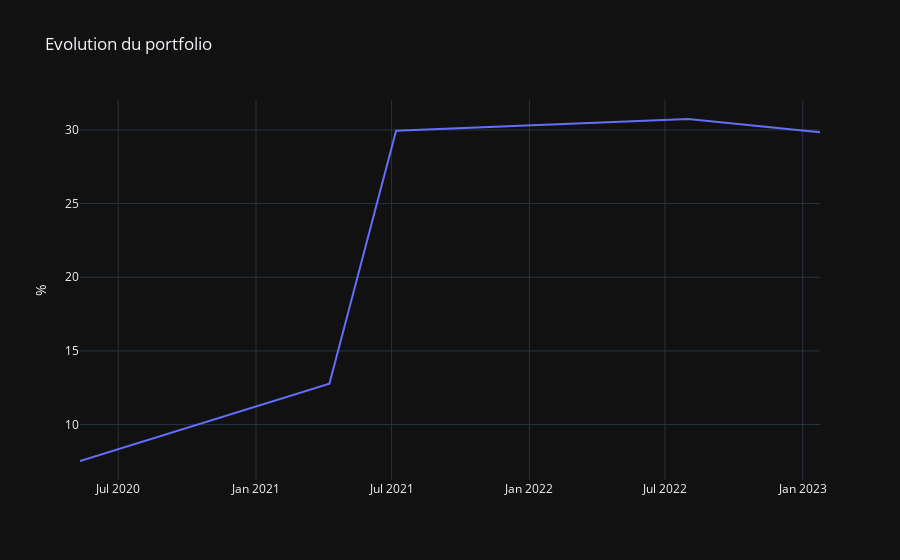

Source (notebook cell):
### Code cell
bt.evolution_porfolio()

### Figure 1 — Plotly figure (JSON) as saved in the notebook; plotly's stock layout.template omitted (floating-point values rounded to 4 significant figures)
{"data": [{"mode": "lines", "name": "Portfolio", "x": ["2020-05-11T00:00:00", "2021-04-09T00:00:00", "2021-07-07T00:00:00", "2022-08-01T00:00:00", "2023-01-24T00:00:00"], "y": [7.528, 12.78, 29.94, 30.74, 29.85], "type": "scatter"}], "layout": {"title": {"text": "Evolution du portfolio"}, "yaxis": {"title": {"text": "%"}}}}
